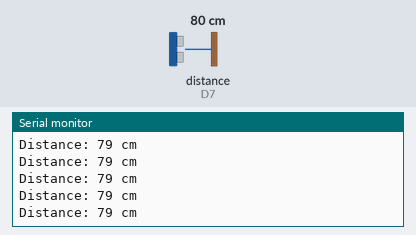
Bench run of a sketch on a simulated ESP8266 (NodeMCU). Shown: the last lines printed to the serial monitor. Wiring (inferred from the names in the program): ultrasonic range finder: trigger D6; echo D7. The inputs (shaded band) are chosen by the test bench; at power-on: distance to the obstacle (sensor on D7) 80 cm. The echo pulse lasts 58.3 µs per cm.

Above: at 1.2 s.
1.3 s: distance to the obstacle (sensor on D7) set to 2 cm
At 1.34 s:
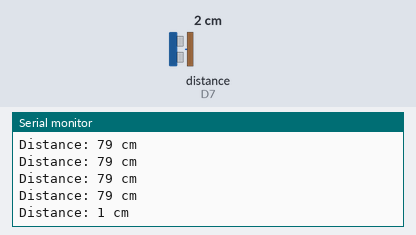
2.8 s: distance to the obstacle (sensor on D7) set to 4 cm
At 2.81 s:
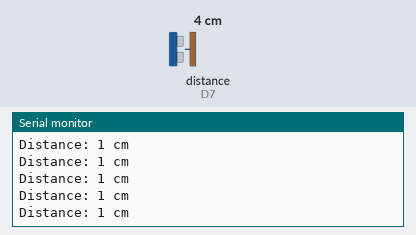
Timing chart, 0 to 5.8 s (numbered marks = the images above; inputs shaded):
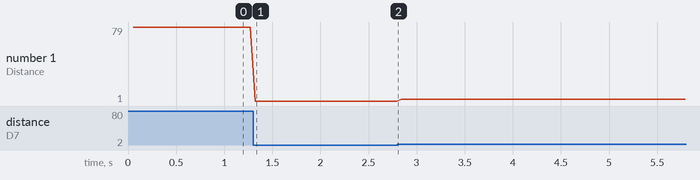

Measured:
- after the input at 1.3 s, the serial monitor: prints a new line at once (image 1)
- plotted number 1: 79 → 1 after the input at 1.3 s, 1 → 3 after the input at 2.8 s

The sketch:

ESP8266_us_measure.ino
```cpp
// ---------------------------------------------------------------- //
// Arduino Ultrasoninc Sensor HC-SR04
// Re-writed by Arbi Abdul Jabbaar
// Using Arduino IDE 1.8.7
// Using HC-SR04 Module
// Tested on 17 September 2019
// ---------------------------------------------------------------- //

#define echoPin D7 // attach pin D2 Arduino to pin Echo of HC-SR04
#define trigPin D6 //attach pin D3 Arduino to pin Trig of HC-SR04

// defines variables
long duration; // variable for the duration of sound wave travel
int distance; // variable for the distance measurement

void setup() {
  pinMode(trigPin, OUTPUT); // Sets the trigPin as an OUTPUT
  pinMode(echoPin, INPUT); // Sets the echoPin as an INPUT
  Serial.begin(115200); // // Serial Communication is starting with 9600 of baudrate speed
//  Serial.println("Ultrasonic Sensor HC-SR04 Test"); // print some text in Serial Monitor
//  Serial.println("with Arduino UNO R3");
}
void loop() {
  delay(50);
  // Clears the trigPin condition
  digitalWrite(trigPin, LOW);
  delayMicroseconds(2);
  // Sets the trigPin HIGH (ACTIVE) for 10 microseconds
  digitalWrite(trigPin, HIGH);
  delayMicroseconds(10);
//  delay(100);
  digitalWrite(trigPin, LOW);
  // Reads the echoPin, returns the sound wave travel time in microseconds
  duration = pulseIn(echoPin, HIGH);
  // Calculating the distance
  distance = duration * 0.034 / 2; // Speed of sound wave divided by 2 (go and back)
  // Displays the distance on the Serial Monitor
  Serial.print("Distance: ");
  Serial.print(distance);
  Serial.println(" cm");
}
```
